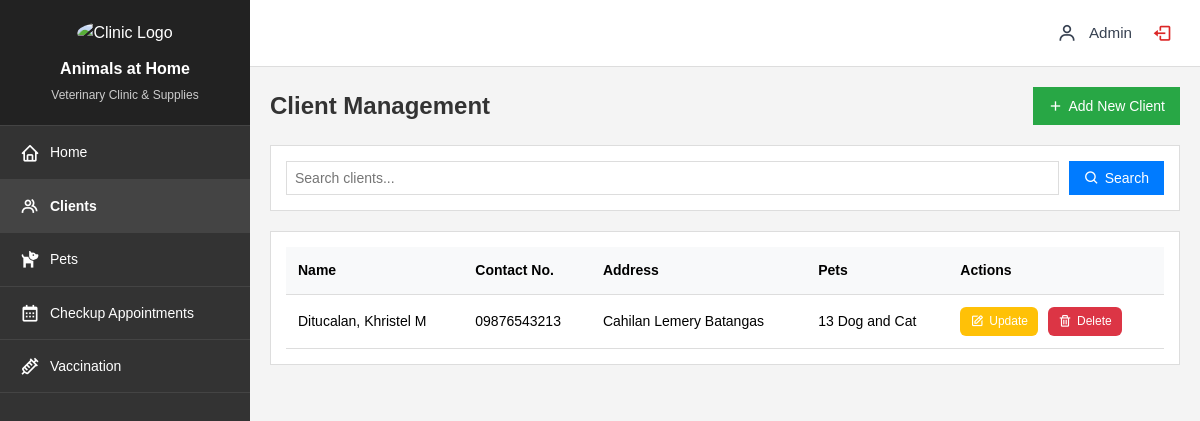
Page /clients/index.php (signed in) on the committed database.
### tables this page shows
CREATE TABLE `client_info` (
  `id` int(6) NOT NULL,
  `lname` varchar(25) DEFAULT NULL,
  `fname` varchar(25) DEFAULT NULL,
  `middle` varchar(1) DEFAULT NULL,
  `address` varchar(100) DEFAULT NULL,
  `contact_no` varchar(11) DEFAULT NULL,
  `no_of_pets` varchar(20) DEFAULT NULL,
  `pet_type` varchar(20) DEFAULT NULL,
  `reg_date` datetime DEFAULT current_timestamp()
);

### clients/index.php (the view, shortened to what this page needs)
<?php
require_once '../config/database.php';
$search = isset($_GET['search']) ? $_GET['search'] : '';
$where = '';
?>
<!DOCTYPE html>
<html lang="en">
<head>
  <link href='https://unpkg.com/boxicons@2.1.4/css/boxicons.min.css' rel='stylesheet'>
  <link rel="stylesheet" href="../css/style.css">
</head>
<body>
  <div class="wrapper">
    <nav id="sidebar">
      <div class="sidebar-header">
        <img src="../images/aah-logo.jpg" alt="Clinic Logo" class="logo">
        <div class="clinic-info">
          <h3>Animals at Home</h3>
          <p>Veterinary Clinic & Supplies</p>
        </div>
      </div>
      <ul class="nav-links">
        <li>
          <a href="../index.php">
            <i class='bx bx-home'></i>
            <span>Home</span>
          </a>
        </li>
        <li class="active">
          <a href="index.php">
            <i class='bx bx-group'></i>
            <span>Clients</span>
          </a>
        </li>
        <li>
          <a href="../pets/index.php">
            <i class='bx bxs-dog'></i>
            <span>Pets</span>
          </a>
        </li>
        <li>
          <a href="../appointments/index.php">
            <i class='bx bx-calendar'></i>
            <span>Checkup Appointments</span>
          </a>
        </li>
        <li>
          <a href="../vaccination/index.php">
            <i class='bx bx-injection'></i>
            <span>Vaccination</span>
          </a>
        </li>
      </ul>
    </nav>
    <div id="content">
      <header>
        <div class="user-menu">
          <i class='bx bx-user'></i>
          <span>Admin</span>
          <a href="../logout.php" class="btn-logout" title="Logout">
            <i class='bx bx-log-out'></i>
          </a>
        </div>
      </header>
      <main>
        <div class="content-header">
          <h1>Client Management</h1>
          <a href="add.php" class="btn-add">
            <i class='bx bx-plus'></i>
            <span>Add New Client</span>
          </a>
        </div>
        <div class="search-container">
          <form method="GET" class="search-form">
            <input type="text" name="search" placeholder="Search clients..." value="<?php echo htmlspecialchars($search); ?>">
            <button type="submit" class="btn-search">
              <i class='bx bx-search'></i>
              <span>Search</span>
            </button>
          </form>
        </div>
        <div class="table-container">
          <table>
            <thead>
              <tr>
                <th>Name</th>
                <th>Contact No.</th>
                <th>Address</th>
                <th>Pets</th>
                <th>Actions</th>
              </tr>
            </thead>
            <tbody>
              <?php
              $result = $mysqli->query("SELECT * FROM client_info $where ORDER BY lname, fname");
              if ($result->num_rows > 0):
                while ($row = $result->fetch_assoc()):
                  $fullName = $row['lname'] . ', ' . $row['fname'] . ' ' . $row['middle'];
              ?>
                  <tr>
                    <td><?php echo $fullName; ?></td>
                    <td><?php echo $row['contact_no']; ?></td>
                    <td><?php echo $row['address']; ?></td>
                    <td><?php echo $row['no_of_pets'] . ' ' . $row['pet_type']; ?></td>
                    <td class="actions">
                      <a href="update.php?id=<?php echo $row['id']; ?>" class="btn-edit">
                        <i class='bx bx-edit'></i>
                        <span>Update</span>
                      </a>
                      <a href="?delete=<?php echo $row['id']; ?>" class="btn-delete" onclick="return confirm('Are you sure?')">
                        <i class='bx bx-trash'></i>
                        <span>Delete</span>
                      </a>
                    </td>
                  </tr>
                <?php
                endwhile;
              else:
                ?>
                <tr>
                  <td colspan="5" class="no-records">No clients found</td>
                </tr>
              <?php endif; ?>
            </tbody>
          </table>
        </div>
      </main>
    </div>
  </div>
</body>
</html>

### css/style.css (style rules this page uses)
* { margin: 0; padding: 0; box-sizing: border-box; }
body { font-family: Helvetica, sans-serif; line-height: 1.6; background: #f4f4f4; }
.wrapper { display: flex; min-height: 100vh; }
#sidebar { width: 250px; background: #333; color: #fff; }
.sidebar-header { padding: 20px; text-align: center; background: #222; border-bottom: 1px solid #444; }
.logo { width: 80px; margin-bottom: 10px; border-radius: 50%; }
.clinic-info h3 { font-size: 16px; margin-bottom: 5px; }
.clinic-info p { font-size: 12px; color: #ccc; }
.nav-links { list-style: none; }
.nav-links li a { display: flex; align-items: center; padding: 15px 20px; color: #fff; text-decoration: none; font-size: 14px; border-bottom: 1px solid #444; }
.nav-links li a i { margin-right: 10px; font-size: 20px; }
.nav-links li.active a { background: #444; font-weight: bold; }
#content { flex: 1; background: #f4f4f4; }
header { background: #fff; padding: 15px 20px; border-bottom: 1px solid #ddd; display: flex; justify-content: flex-end; }
.user-menu { display: flex; align-items: center; gap: 0.75rem; color: #374151; }
.user-menu i { font-size: 1.25rem; }
.user-menu span { font-size: 0.95rem; font-weight: 500; }
.btn-logout { color: #dc2626; padding: 0.5rem; border-radius: 6px; transition: all 0.2s ease; display: flex; align-items: center; text-decoration: none; }
main { padding: 20px; }
.content-header { display: flex; justify-content: space-between; align-items: center; margin-bottom: 20px; }
.content-header h1 { font-size: 24px; color: #333; }
.search-container { background: #fff; padding: 15px; margin-bottom: 20px; border: 1px solid #ddd; }
.search-form { display: flex; gap: 10px; }
.search-form input { flex: 1; padding: 8px; border: 1px solid #ddd; font-size: 14px; }
.btn-add, .btn-search, .btn-clear, .btn-submit, .btn-cancel { padding: 8px 15px; border: none; cursor: pointer; font-size: 14px; text-decoration: none; color: #fff; display: flex; align-items: center; gap: 5px; }
.btn-add i, .btn-search i, .btn-clear i, .btn-submit i, .btn-cancel i { font-size: 16px; }
.btn-add { background: #28a745; }
.btn-search { background: #007bff; }
.table-container { background: #fff; padding: 15px; border: 1px solid #ddd; }
table { width: 100%; border-collapse: collapse; }
th, td { padding: 12px; text-align: left; border-bottom: 1px solid #ddd; font-size: 14px; }
th { background: #f8f9fa; font-weight: bold; }
.actions { display: flex; gap: 10px; height: 100%; }
.btn-edit, .btn-delete { padding: 5px 10px; text-decoration: none; color: #fff; border-radius: 6px; font-size: 12px; display: flex; align-items: center; gap: 5px; }
.btn-edit i, .btn-delete i { font-size: 14px; }
.btn-edit { background: #ffc107; }
.btn-delete { background: #dc3545; }

### rows in the picture
client_info: fullName "Ditucalan, Khristel M", contact_no "09876543213", address "Cahilan Lemery Batangas", no_of_pets "13", pet_type "Dog and Cat"
